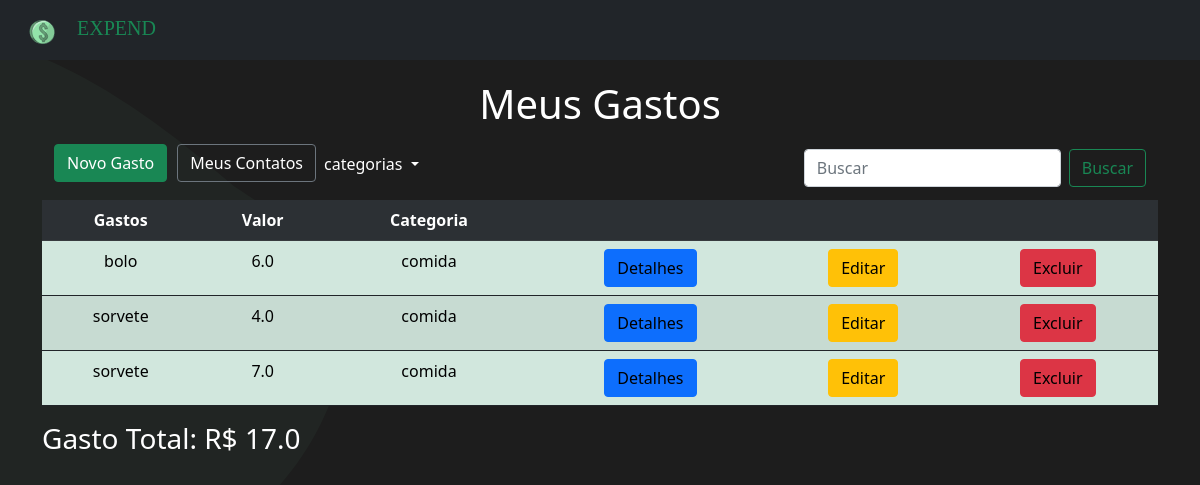
The app's page /categorias/1 with its own data.
### invistame/models.py (models this page shows, shortened)
class Gasto(models.Model):
    gasto = models.TextField(max_length=200)
    valor = models.FloatField(max_length=9)
    pago = models.BooleanField(default=False)
    data = models.DateTimeField(default=timezone.now)
    hora = models.TimeField(default=time.strftime('%H:%M', time.localtime()))
    categoria = models.ForeignKey(CategoriaGasto, on_delete=models.DO_NOTHING)

class CategoriaGasto(models.Model):
    nome = models.CharField(max_length=50, null=True)
    def __str__(self):
        return self.nome

### invistame/views.py (the view)
# urls.py: path('categorias/<int:id_categoria>', views.categoria, name='categoria'),
def categoria(request, id_categoria):
    dados = {
        'dados': Gasto.objects.order_by('categoria').filter(categoria=id_categoria),
        'soma' : Gasto.objects.order_by('categoria').filter(categoria=id_categoria).aggregate(total=Sum('valor'))
    }
    return render(request, 'investimentos/categoria.html', dados)

### invistame/templates/investimentos/categoria.html (shortened to what this page needs)
{% extends 'base.html' %}
{% block content %}
<div class="container">
    <h1 style="text-align: center; color: #fff; margin-top: 20px">Meus Gastos</h1>
    <nav class="navbar navbar-expand-lg navbar-light ">
        <div class="container-fluid">
          <div class="collapse navbar-collapse" id="navbarTogglerDemo02">
            <ul class="navbar-nav me-auto mb-2 mb-lg-0">
              <li class="nav-item">
                <button class="btn btn-success" style="margin-bottom: 10px;"><a style="color: white; text-decoration: none;"
                    href="{% url 'novo_investimento' %}">Novo Gasto</a></button>
              </li>
              <li class="nav-item">
                <button class="btn btn-outline-secondary"
                        style="margin-bottom: 10px; margin-left: 10px;"><a style="color: white; text-decoration: none;"
                            href="{% url 'contatos' %}">Meus
                            Contatos</a></button>
              </li>
              <li class="nav-item dropdown">
                <a class="nav-link dropdown-toggle" style="color:white" href="#" id="navbarScrollingDropdown" role="button" data-bs-toggle="dropdown" >
                  categorias
                </a>
              </li>
            </ul>
            <form class="d-flex" method="get" action="{% url 'busca' %}">
              <input class="form-control me-2" type="search" placeholder="Buscar" aria-label="Search">
              <button class="btn btn-outline-success" type="submit">Buscar</button>
            </form>
          </div>
        </div>
      </nav>
    <table class='table table-success table-hover table-striped border-dark'>
        <tr style="text-align: center; border-radius: 20px;" class="table-dark">
            <th>Gastos</th>
            <th>Valor</th>
            <th>Categoria</th>
            <th></th>
            <th></th>
            <th></th>
        </tr>
        {% for dado in dados %}
        <tr style="text-align: center;">
            <td>{{dado.gasto}}</td>
            <td>{{dado.valor}}</td>
            <td>{{dado.categoria}}</td>
            <td><button class="btn btn-primary"><a style='color: black;text-decoration: none;'
                        href="{% url 'detalhes' dado.id %}">Detalhes</a></button></td>
            <td><button class="btn btn-warning"><a style='color: black;text-decoration: none;'
                        href="{% url 'editar' dado.id %}">Editar</a></button></td>
            <td><button class="btn btn-danger"><a style='color: black;text-decoration: none;'
                        href="{% url 'excluir' dado.id %}">Excluir</a></button></td>
        </tr>
        {% endfor %}
    </table>
    {% if soma.total %}
    <h3 style="color: #fff;">Gasto Total: R$ {{soma.total}}</h3>
    {% else %}
    <h4 style="color: rgb(224, 61, 61); text-align: center;">você não possui gastos nessa categoria!</h4>
    {% endif %}
</div>
{% endblock %}

### invistame/static/css/styles.css (style rules this page uses)
body { background: url("/static/img/page.svg"); background-repeat: no-repeat; background-size: cover; position: relative; height: 100vh; width: 100vw; }

### records on screen
Gasto: gasto "bolo", valor "6.0", categoria "comida"
Gasto: gasto "sorvete", valor "4.0", categoria "comida"
Gasto: gasto "sorvete", valor "7.0", categoria "comida"

### other values on screen
{{ soma.total }} "17.0"
